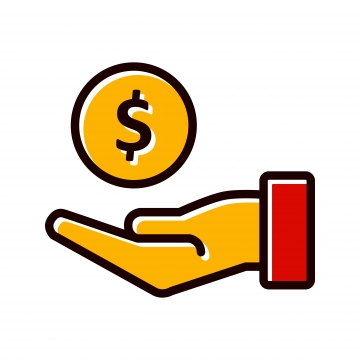
#> input picture data/images/loan.jpg, 360 x 360 px
$ python -i main.py   (imports and definitions only)
#> lines starting #> are read from the running program, lines starting #| are printed output that depends on the picture
# Directric Bank
# Refer README.md for features and contributions

import random, datetime
import time, json, re
from tkinter import *
from tkinter import messagebox
from PIL import Image, ImageTk
from functools import partial
from prettytable import PrettyTable

namecheck = re.compile('^[a-z]+$', re.IGNORECASE)
pancheck = re.compile('^[a-z0-9]+$', re.IGNORECASE)
pswdcheck = re.compile("^(?=.*[a-z])(?=.*[A-Z])(?=.*\d)(?=.*[@$!%*?&])[A-Za-z\d@$!%*?&]{8,}$")

def x(value):
    return int((root.wm_maxsize()[0]/1536)*value)

def y(value):
    return int((root.wm_maxsize()[1]/864)*value)

# [205 lines left out: functions savedata, create_login, showhomepage, finalsubmit, create_popup, submit_data and 1 more, not called in this run]

def dashboard(data, *args):
    for i in args[0]:
        i.place_forget()
    root.cache["id"] = data["id"]
    root.cache["skip"] = True
    cacheupdate()
    dashbg = Image.open("data/images/dashboard.png")
    dashbg = dashbg.resize(root.wm_maxsize())
    root.bgimg = ImageTk.PhotoImage(dashbg)
    bg_canvas.itemconfig(root.rootbgimage, image=root.bgimg)

    #=========== ACTUAL DASHBOARD ==============

    topframe = Frame(root, width=root.wm_maxsize()[0], height=80, bg="#B576FF")
    topframe.place(x=0, y=y(25))

    userimg = Image.open("data/images/user.png").resize((x(40), y(40))).convert("RGB")
    userimg = ImageTk.PhotoImage(userimg)
    userimage = Label(root, image=userimg)
    userimage.image = userimg
    userimage.place(x=x(27), y=y(40))

    welcome = Label(topframe, text=f"Welcome, {data['name']}!", font=("Arial", x(20)), bg="#B576FF")
    welcome.place(x=x(85), y=(20))

    yourdash = Label(root, text=f"Your Dashboard", font=("Arial", x(35), "bold"), bg="white")
    yourdash.place(x=x(595), y=(160))

    depimg = Image.open("data/images/deposit.PNG").resize((x(150), y(150)))
    depimg = ImageTk.PhotoImage(depimg)
    depositbtn = Button(root, text="Deposit", compound=TOP, image=depimg, font=("Arial", x(13), "bold"), bg="white",
                        command=partial(deposit, data["id"]))
    depositbtn.place(x=x(400), y=y(300))
    depositbtn.image = depimg

    withimg = Image.open("data/images/withdraw.png").resize((x(150), y(150)))
    withimg = ImageTk.PhotoImage(withimg)
    withbtn = Button(root, text="Withdraw", compound=TOP, image=withimg, font=("Arial", x(13), "bold"), bg="white",
                     command=partial(withdraw, data["id"]))
    withbtn.place(x=x(600), y=y(300))
    withbtn.image = withimg

    loanimg = Image.open("data/images/loan.jpg").resize((x(150), y(150)))
    loanimg = ImageTk.PhotoImage(loanimg)
    loanbtn = Button(root, text="Loan", compound=TOP, image=loanimg, font=("Arial", x(13), "bold"), bg="white",
                     command=partial(loan, data["id"]))
    loanbtn.place(x=x(800), y=y(300))
    loanbtn.image = loanimg

    statementsimg = Image.open("data/images/statements.png").resize((x(150), y(150)))
    statementsimg = ImageTk.PhotoImage(statementsimg)
    statementsbtn = Button(root, text="View Statement", compound=TOP, bg="white", image=statementsimg, font=("Arial", x(13), "bold"),
                           command=partial(showstatement, data["id"]))
    statementsbtn.place(x=x(1000), y=y(300))
    statementsbtn.image = statementsimg

    viewaccimg = Image.open("data/images/viewacc.png").resize((x(150), y(150)))
    viewaccimg = ImageTk.PhotoImage(viewaccimg)
    viewaccbtn = Button(root, text="My Account", compound=TOP, image=viewaccimg, font=("Arial", x(13), "bold"), bg="white",
                        command=partial(my_acc, data["id"]))
    viewaccbtn.place(x=x(400), y=y(520))
    viewaccbtn.image = viewaccimg

    fdimg = Image.open("data/images/fixeddep.png").resize((x(150), y(150)))
    fdimg = ImageTk.PhotoImage(fdimg)
    fdbtn = Button(root, text="Fixed Deposit", compound=TOP, image=fdimg, font=("Arial", x(13), "bold"), bg="white",
                   command=partial(fdp, data["id"]))
    fdbtn.place(x=x(600), y=y(520))
    fdbtn.image = fdimg

    chpswdimg = Image.open("data/images/passwd.png").resize((x(150), y(150)))
    chpswdimg = ImageTk.PhotoImage(chpswdimg)
    chpswdbtn = Button(root, text="Change Pswd.", compound=TOP, image=chpswdimg, font=("Arial", x(13), "bold"), bg="white",
                       command=partial(changepass, data["id"]))
    chpswdbtn.place(x=x(800), y=y(520))
    chpswdbtn.image = chpswdimg

    logoutimg = Image.open("data/images/logout.png").resize((x(150), y(150)))
    logoutimg = ImageTk.PhotoImage(logoutimg)
    logoutbtn = Button(root, text="Logout", compound=TOP, image=logoutimg, font=("Arial", x(13), "bold"), bg="white")
    logoutbtn.place(x=x(1000), y=y(520))
    logoutbtn.image = logoutimg
    logoutbtn.configure(command=partial(showhomepage, userimage, welcome, yourdash, depositbtn, withbtn, loanbtn,
                                       statementsbtn, viewaccbtn, fdbtn, chpswdbtn, logoutbtn, topframe))

# [140 lines left out: functions withdraw, withdraw_process, deposit, deposit_process, not called in this run]

fd_plans = [
    {"amt": 25000, "time": 12, "rate": 5.75, "payout": 1561, "mat": 26561},  # (0)
    {"amt": 25000, "time": 24, "rate": 6.20, "payout": 3196, "mat": 28196},  # (1)
    {"amt": 25000, "time": 36, "rate": 6.60, "payout": 5284, "mat": 30284},  # (2)
    {"amt": 50000, "time": 12, "rate": 5.75, "payout": 2875, "mat": 52875},  # (3)
    {"amt": 50000, "time": 24, "rate": 6.20, "payout": 6392, "mat": 56392},  # (4)
    {"amt": 50000, "time": 36, "rate": 6.60, "payout": 10568, "mat": 60568},  # (5)
    {"amt": 100000, "time": 12, "rate": 5.75, "payout": 5750, "mat": 105750},  # (6)
    {"amt": 100000, "time": 24, "rate": 6.20, "payout": 12784, "mat": 112784},  # (7)
    {"amt": 100000, "time": 36, "rate": 6.60, "payout": 21136, "mat": 121136},  # (8)
]

# [220 lines left out: functions fdp, loan, loan_process, not called in this run]

def cacheupdate():
    with open("data/cache.json", "w") as f:
        f.write(json.dumps(root.cache, indent=2))

# [173 lines left out: functions changepass, passprocess, createstatements, my_acc, not called in this run]

class BankStatement:
    # [178 lines left out: functions __init__, show, update, insert, resetfilters, showstatement, not called in this run]

# [4 lines not run here, left out]
# [1 line that did not run here, left out]
# [1 line that did not run here, left out]
# [1 line not run here, left out]
# [1 line that did not run here, left out]
# [1 line not run here, left out]
# [1 line that did not run here, left out]
# [1 line that did not run here, left out]

# [14 lines not run here, left out]

# [1 line that did not run here, left out]
# [1 line not run here, left out]
# [1 line that did not run here, left out]

# [1 line that did not run here, left out]
# [1 line not run here, left out]
# [1 line that did not run here, left out]
# [1 line not run here, left out]
# [1 line that did not run here, left out]
# [1 line not run here, left out]

# [1 line that did not run here, left out]
# [1 line not run here, left out]

# [1 line that did not run here, left out]
# [1 line not run here, left out]
# [1 line that did not run here, left out]
# [4 lines not run here, left out]

# [1 line that did not run here, left out]
# [1 line not run here, left out]

# [1 line that did not run here, left out]
# [1 line not run here, left out]

# [1 line that did not run here, left out]

# [1 line that did not run here, left out]
# [4 lines not run here, left out]

>>> import cv2
>>> picture = cv2.imread('data/images/loan.jpg', cv2.IMREAD_GRAYSCALE)
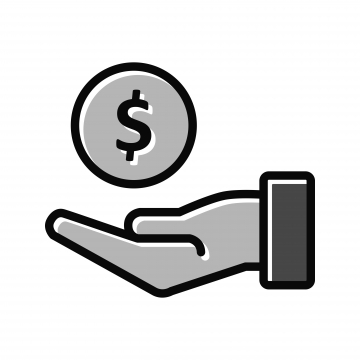
#> picture: shape (360, 360); min 7, max 255, mean 219
#> (the run stopped early here; a loop or call above may not have finished)
